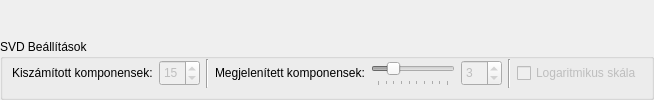
      <widget class="QWidget" name="pageSvd">
       <attribute name="title">
        <string>SVD</string>
       </attribute>
       <layout class="QVBoxLayout" name="verticalLayout_7">
        <property name="leftMargin">
         <number>0</number>
        </property>
        <property name="topMargin">
         <number>0</number>
        </property>
        <property name="rightMargin">
         <number>0</number>
        </property>
        <property name="bottomMargin">
         <number>0</number>
        </property>
        <item>
         <widget class="MplWidget" name="svdMplWidget" native="true">
          <property name="sizePolicy">
           <sizepolicy hsizetype="Expanding" vsizetype="Expanding">
            <horstretch>0</horstretch>
            <verstretch>0</verstretch>
           </sizepolicy>
          </property>
         </widget>
        </item>
        <item>
         <widget class="QGroupBox" name="grpSvdSettings">
          <property name="sizePolicy">
           <sizepolicy hsizetype="Preferred" vsizetype="Fixed">
            <horstretch>0</horstretch>
            <verstretch>0</verstretch>
           </sizepolicy>
          </property>
          <property name="minimumSize">
           <size>
            <width>0</width>
            <height>61</height>
           </size>
          </property>
          <property name="maximumSize">
           <size>
            <width>16777215</width>
            <height>61</height>
           </size>
          </property>
          <property name="title">
           <string>SVD Beállítások</string>
          </property>
          <layout class="QHBoxLayout" name="horizontalLayout_9">
           <property name="topMargin">
            <number>0</number>
           </property>
           <item>
            <widget class="QLabel" name="lblSvdCalcComps">
             <property name="sizePolicy">
              <sizepolicy hsizetype="Fixed" vsizetype="Fixed">
               <horstretch>0</horstretch>
               <verstretch>0</verstretch>
              </sizepolicy>
             </property>
             <property name="maximumSize">
              <size>
               <width>16777215</width>
               <height>26</height>
              </size>
             </property>
             <property name="text">
              <string>Kiszámított komponensek:</string>
             </property>
            </widget>
           </item>
           <item>
            <widget class="QSpinBox" name="sbSvdCalcComps">
             <property name="enabled">
              <bool>false</bool>
             </property>
             <property name="minimumSize">
              <size>
               <width>0</width>
               <height>26</height>
              </size>
             </property>
             <property name="maximumSize">
              <size>
               <width>16777215</width>
               <height>26</height>
              </size>
             </property>
             <property name="minimum">
              <number>2</number>
             </property>
             <property name="maximum">
              <number>50</number>
             </property>
             <property name="value">
              <number>15</number>
             </property>
            </widget>
           </item>
           <item>
            <widget class="Line" name="line">
             <property name="orientation">
              <enum>Qt::Orientation::Vertical</enum>
             </property>
            </widget>
           </item>
           <item>
            <widget class="QLabel" name="lblSvdShowComps">
             <property name="sizePolicy">
              <sizepolicy hsizetype="Fixed" vsizetype="Fixed">
               <horstretch>0</horstretch>
               <verstretch>0</verstretch>
              </sizepolicy>
             </property>
             <property name="maximumSize">
              <size>
               <width>16777215</width>
               <height>26</height>
              </size>
             </property>
             <property name="text">
              <string>Megjelenített komponensek:</string>
             </property>
            </widget>
           </item>
           <item>
            <widget class="QSlider" name="sldSvdShowComps">
             <property name="enabled">
              <bool>false</bool>
             </property>
             <property name="minimumSize">
              <size>
               <width>0</width>
               <height>26</height>
              </size>
             </property>
             <property name="maximumSize">
              <size>
               <width>16777215</width>
               <height>26</height>
              </size>
             </property>
             <property name="minimum">
              <number>1</number>
             </property>
             <property name="maximum">
              <number>10</number>
             </property>
             <property name="pageStep">
              <number>1</number>
             </property>
             <property name="value">
              <number>3</number>
             </property>
             <property name="orientation">
              <enum>Qt::Orientation::Horizontal</enum>
             </property>
             <property name="tickPosition">
              <enum>QSlider::TickPosition::TicksBelow</enum>
             </property>
             <property name="tickInterval">
              <number>1</number>
             </property>
            </widget>
           </item>
           <item>
            <widget class="QSpinBox" name="sbSvdShowComps">
             <property name="enabled">
              <bool>false</bool>
             </property>
             <property name="minimumSize">
              <size>
               <width>0</width>
               <height>26</height>
              </size>
             </property>
             <property name="maximumSize">
              <size>
               <width>16777215</width>
               <height>26</height>
              </size>
             </property>
             <property name="minimum">
              <number>1</number>
             </property>
             <property name="maximum">
              <number>10</number>
             </property>
             <property name="value">
              <number>3</number>
             </property>
            </widget>
           </item>
           <item>
            <widget class="Line" name="line_2">
             <property name="orientation">
              <enum>Qt::Orientation::Vertical</enum>
             </property>
            </widget>
           </item>
           <item>
            <widget class="QCheckBox" name="chkSvdLogScale">
             <property name="enabled">
              <bool>false</bool>
             </property>
             <property name="maximumSize">
              <size>
               <width>16777215</width>
               <height>26</height>
              </size>
             </property>
             <property name="text">
              <string>Logaritmikus skála</string>
             </property>
            </widget>
           </item>
          </layout>
         </widget>
        </item>
       </layout>
      </widget>
